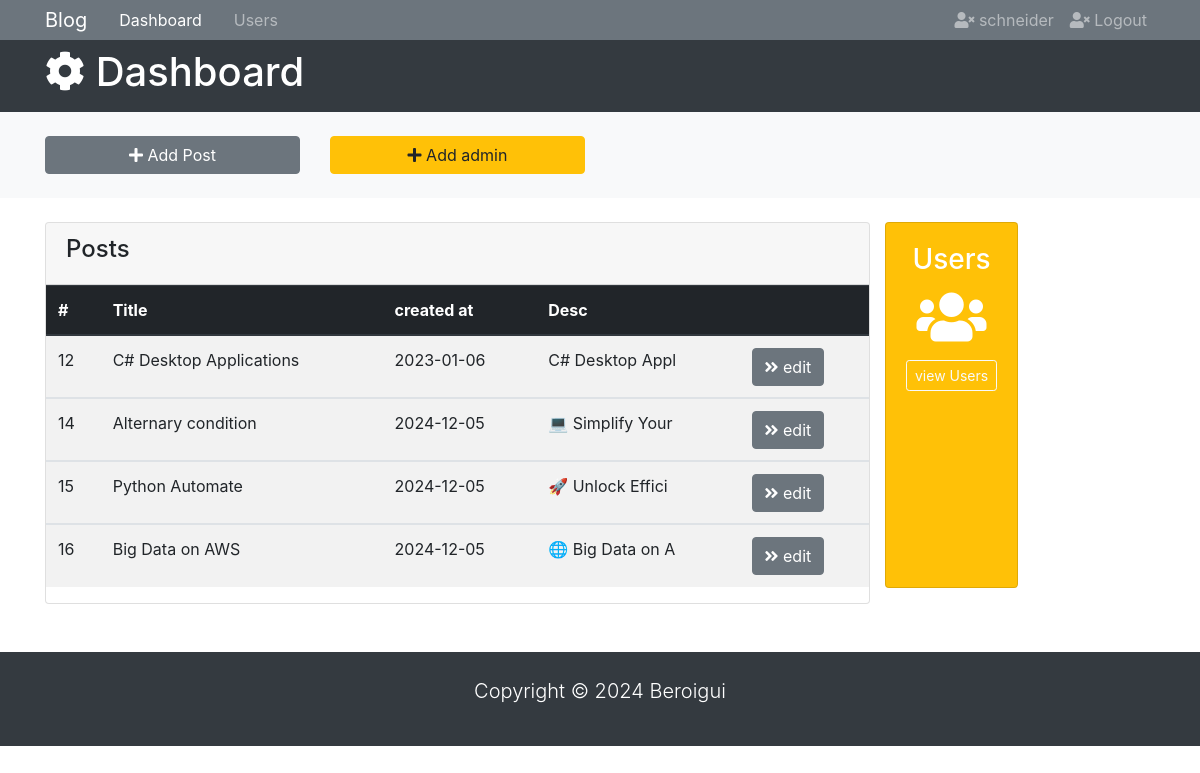
Page /dashboard (signed in) on the earlier database version.
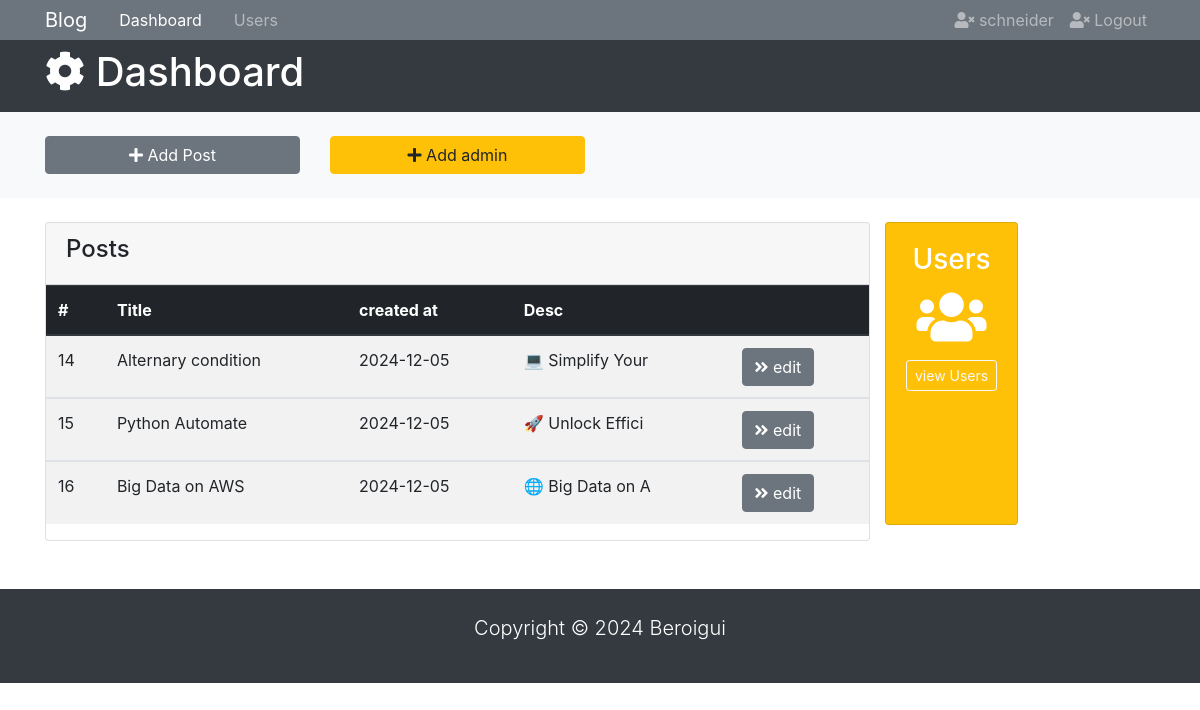
Same page on the later database version.
### tables this page shows
CREATE TABLE "blogs" (
	"id"	INTEGER,
	"Author"	text NOT NULL,
	"publihed_at"	TIMESTAMP NOT NULL,
	"content"	TEXT NOT NULL CHECK(LENGTH("content") > 100),
	"image"	text,
	"is_pinned"	boolean DEFAULT false,
	"title"	text NOT NULL UNIQUE,
	PRIMARY KEY("id" AUTOINCREMENT)
);

### app.py (the view)
@app.route('/dashboard')
@login_required
def dashboard():
    msg=""
    error=""
    if request.args:
        msg=request.args.get['msg']
        error = request.args.get['error']
    conn = sqlite3.connect('mydatabase.db')
    c = conn.cursor()
    c.execute("SELECT * FROM blogs")
    blogs = c.fetchall()
    if current_user.is_authenticated:
        if error or msg:
            return render_template('admin-index.html', blogs=blogs, msg=msg, error=error)
        else:
            return render_template('admin-index.html', blogs=blogs)

### app.py (called while the page is built)
@login_manager.user_loader
def load_user(email):
    conn = sqlite3.connect('mydatabase.db')
    c = conn.cursor()
    c.execute("SELECT * FROM users WHERE email=?", (email,))
    user = c.fetchone()
    if user:
        return User(user[0], user[1], user[2])
    return None

### templates/admin-index.html (shortened to what this page needs)
<!DOCTYPE html>
<html lang="Eng-Eng">
<head>
  <link
    rel="stylesheet"
    href="https://use.fontawesome.com/releases/v5.0.13/css/all.css"
  />
  <link rel="stylesheet" href="https://maxcdn.bootstrapcdn.com/bootstrap/4.0.0/css/bootstrap.min.css">
</head>
<body>
  <nav class="navbar navbar-expand-sm navbar-dark bg-secondary p-0">
    <div class="container">
      <a href="{{url_for('admin')}}" class="navbar-brand">Blog</a>
      <div id="navbarCollapse" class="collapse navbar-collapse">
        <ul class="navbar-nav">
          <li class="nav-item px-2">
            <a href="{{url_for('admin')}}" class="nav-link active">Dashboard</a>
          </li>
          <li class="nav-item px-2">
            <a href="users.html" class="nav-link">Users</a>
          </li>
        </ul>
        <ul class="navbar-nav ml-auto">
          <li class="nav-item">
            <a href="" class="nav-link">
              <i class="fas fa-user-times"></i> {{ current_user.author }}
            </a>
          </li>
          <li class="nav-item">
            <a href="{{ url_for('logout')}}" class="nav-link">
              <i class="fas fa-user-times"></i> Logout
            </a>
          </li>
        </ul>
      </div>
    </div>
  </nav>
  <header id="main-header" class="text-white bg-dark py-2" style="background-color: black;">
    <div class="container">
      <div class="row">
        <div class="col-md-6">
          <h1><i class="fas fa-cog"></i> Dashboard</h1>
        </div>
      </div>
    </div>
  </header>
  <section id="actions" class="bg-light mb-4 py-4">
    <div class="container">
      <div class="row">
        <div class="col-md-3">
          <a
            href="#"
            class="btn btn-block btn-secondary"
            data-toggle="modal"
            data-target="#addPostModal">
            <i class="fas fa-plus"></i> Add Post
          </a>
        </div>
        <div class="col-md-3">
          <a
            href="#"
            class="btn btn-block btn-warning"
            data-toggle="modal"
            data-target="#addUserModal">
            <i class="fas fa-plus"></i> Add admin
          </a>
        </div>
      </div>
    </div>
  </section>
  <main id="posts">
    <div class="container">
      <div class="row">
        <div class="col-md-9">
          <div class="card">
            <div class="card-header">
              <h4>Posts</h4>
            </div>
            <table class="table table-striped">
              <thead class="thead-dark">
                <tr>
                  <th>#</th>
                  <th>Title</th>
                  <th>created at</th>
                  <th>Desc</th>
                  <th></th>
                </tr>
              </thead>
              {%for blog in blogs%}
              <tbody>
                <tr>
                  <td>{{ blog[0] }}</td>
                  <td>{{ blog[6]}}</td>
                  <td>{{blog[2]}}</td>
                  <td>{{blog[3][0:15]}}</td>
                  <td>
                    <a href="{{url_for('edit', id= blog[0]) }}" class="btn btn-secondary">
                      <i class="fas fa-angle-double-right"></i> edit
                    </a>
                  </td>
                </tr>
              </tbody>
              {%endfor%}
            </table>
          </div>
        </div>
          <div class="card text-center text-white bg-warning mb-3">
            <div class="card-body">
              <h3>Users</h3>
              <h4 class="display-4">
                <i class="fas fa-users"></i>
              </h4>
              <a href="{{url_for('users')}}" class="btn btn-sm btn-outline-light">view Users</a>
            </div>
          </div>
        </div>
      </div>
  </main>
  <footer id="main-footer" class="text-white bg-dark mt-5 py-4">
    <div class="container">
      <div class="row">
        <div class="col">
          <p class="lead text-center">
            Copyright &copy; <span id="year"></span> Beroigui
          </p>
        </div>
      </div>
    </div>
  </footer>
</body>
</html>

Differences in the rows shown:
removed blogs: id "12", title "C# Desktop Applications", publihed_at "2023-01-06", content "C# Desktop Appl"
